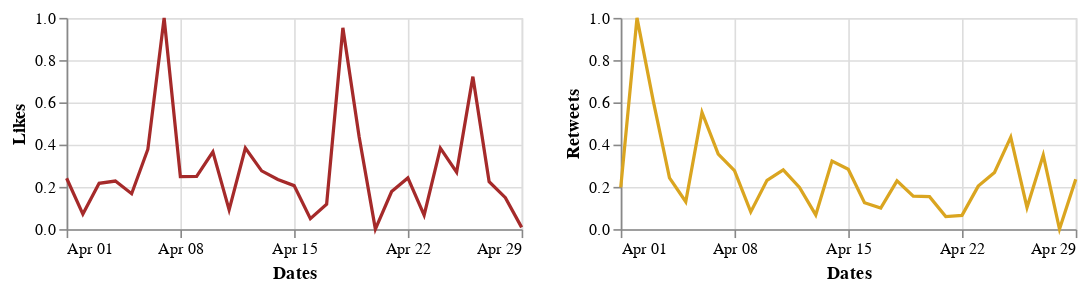

This figure's notebook cell:
### Markdown cell above
## April 2020

### Code cell
alt.hconcat(c1_apr, c2_apr)

### Figure 1 — Vega-Lite specification as saved in the notebook (floating-point values rounded to 4 significant figures)
{"config": {"view": {"continuousWidth": 400, "continuousHeight": 300}}, "hconcat": [{"data": {"name": "data-0fc68799387388bdd0484235b4d23a5c"}, "mark": "line", "encoding": {"color": {"value": "Brown"}, "x": {"type": "temporal", "field": "Dates", "timeUnit": "monthdate", "title": "Dates"}, "y": {"type": "quantitative", "field": "Likes"}}, "height": 130, "width": 280}, {"data": {"name": "data-1321a6cad1f5298bec4d1a9e4df3a41d"}, "mark": "line", "encoding": {"color": {"value": "Goldenrod"}, "x": {"type": "temporal", "field": "Dates", "timeUnit": "monthdate", "title": "Dates"}, "y": {"type": "quantitative", "field": "Retweets"}}, "height": 130, "width": 280}], "$schema": "https://vega.github.io/schema/vega-lite/v4.8.1.json", "datasets": {"data-0fc68799387388bdd0484235b4d23a5c": [{"Dates": "2020-04-01T00:00:00", "Likes": 0.2408}, {"Dates": "2020-04-02T00:00:00", "Likes": 0.07126}, {"Dates": "2020-04-03T00:00:00", "Likes": 0.2168}, {"Dates": "2020-04-04T00:00:00", "Likes": 0.2275}, {"Dates": "2020-04-05T00:00:00", "Likes": 0.1677}, {"Dates": "2020-04-06T00:00:00", "Likes": 0.3783}, {"Dates": "2020-04-07T00:00:00", "Likes": 1.0}, {"Dates": "2020-04-08T00:00:00", "Likes": 0.2481}, {"Dates": "2020-04-09T00:00:00", "Likes": 0.2495}, {"Dates": "2020-04-10T00:00:00", "Likes": 0.3654}, {"Dates": "2020-04-11T00:00:00", "Likes": 0.09111}, {"Dates": "2020-04-12T00:00:00", "Likes": 0.3837}, {"Dates": "2020-04-13T00:00:00", "Likes": 0.2759}, {"Dates": "2020-04-14T00:00:00", "Likes": 0.2353}, {"Dates": "2020-04-15T00:00:00", "Likes": 0.206}, {"Dates": "2020-04-16T00:00:00", "Likes": 0.04978}, {"Dates": "2020-04-17T00:00:00", "Likes": 0.1183}, {"Dates": "2020-04-18T00:00:00", "Likes": 0.9531}, {"Dates": "2020-04-19T00:00:00", "Likes": 0.4369}, {"Dates": "2020-04-20T00:00:00", "Likes": 0.0}, {"Dates": "2020-04-21T00:00:00", "Likes": 0.1776}, {"Dates": "2020-04-22T00:00:00", "Likes": 0.2421}, {"Dates": "2020-04-23T00:00:00", "Likes": 0.06636}, {"Dates": "2020-04-24T00:00:00", "Likes": 0.3834}, {"Dates": "2020-04-25T00:00:00", "Likes": 0.2694}, {"Dates": "2020-04-26T00:00:00", "Likes": 0.7218}, {"Dates": "2020-04-27T00:00:00", "Likes": 0.2246}, {"Dates": "2020-04-28T00:00:00", "Likes": 0.149}, {"Dates": "2020-04-29T00:00:00", "Likes": 0.008263}], "data-1321a6cad1f5298bec4d1a9e4df3a41d": [{"Dates": "2020-04-01T00:00:00", "Retweets": 0.198}, {"Dates": "2020-04-02T00:00:00", "Retweets": 1.0}, {"Dates": "2020-04-03T00:00:00", "Retweets": 0.6072}, {"Dates": "2020-04-04T00:00:00", "Retweets": 0.2429}, {"Dates": "2020-04-05T00:00:00", "Retweets": 0.1298}, {"Dates": "2020-04-06T00:00:00", "Retweets": 0.5526}, {"Dates": "2020-04-07T00:00:00", "Retweets": 0.3552}, {"Dates": "2020-04-08T00:00:00", "Retweets": 0.2769}, {"Dates": "2020-04-09T00:00:00", "Retweets": 0.0816}, {"Dates": "2020-04-10T00:00:00", "Retweets": 0.2309}, {"Dates": "2020-04-11T00:00:00", "Retweets": 0.2801}, {"Dates": "2020-04-12T00:00:00", "Retweets": 0.197}, {"Dates": "2020-04-13T00:00:00", "Retweets": 0.06726}, {"Dates": "2020-04-14T00:00:00", "Retweets": 0.3224}, {"Dates": "2020-04-15T00:00:00", "Retweets": 0.2834}, {"Dates": "2020-04-16T00:00:00", "Retweets": 0.1252}, {"Dates": "2020-04-17T00:00:00", "Retweets": 0.09932}, {"Dates": "2020-04-18T00:00:00", "Retweets": 0.2283}, {"Dates": "2020-04-19T00:00:00", "Retweets": 0.156}, {"Dates": "2020-04-20T00:00:00", "Retweets": 0.1534}, {"Dates": "2020-04-21T00:00:00", "Retweets": 0.05952}, {"Dates": "2020-04-22T00:00:00", "Retweets": 0.06505}, {"Dates": "2020-04-23T00:00:00", "Retweets": 0.2035}, {"Dates": "2020-04-24T00:00:00", "Retweets": 0.2682}, {"Dates": "2020-04-25T00:00:00", "Retweets": 0.4355}, {"Dates": "2020-04-26T00:00:00", "Retweets": 0.1027}, {"Dates": "2020-04-27T00:00:00", "Retweets": 0.3503}, {"Dates": "2020-04-28T00:00:00", "Retweets": 0.0}, {"Dates": "2020-04-29T00:00:00", "Retweets": 0.2364}]}}
